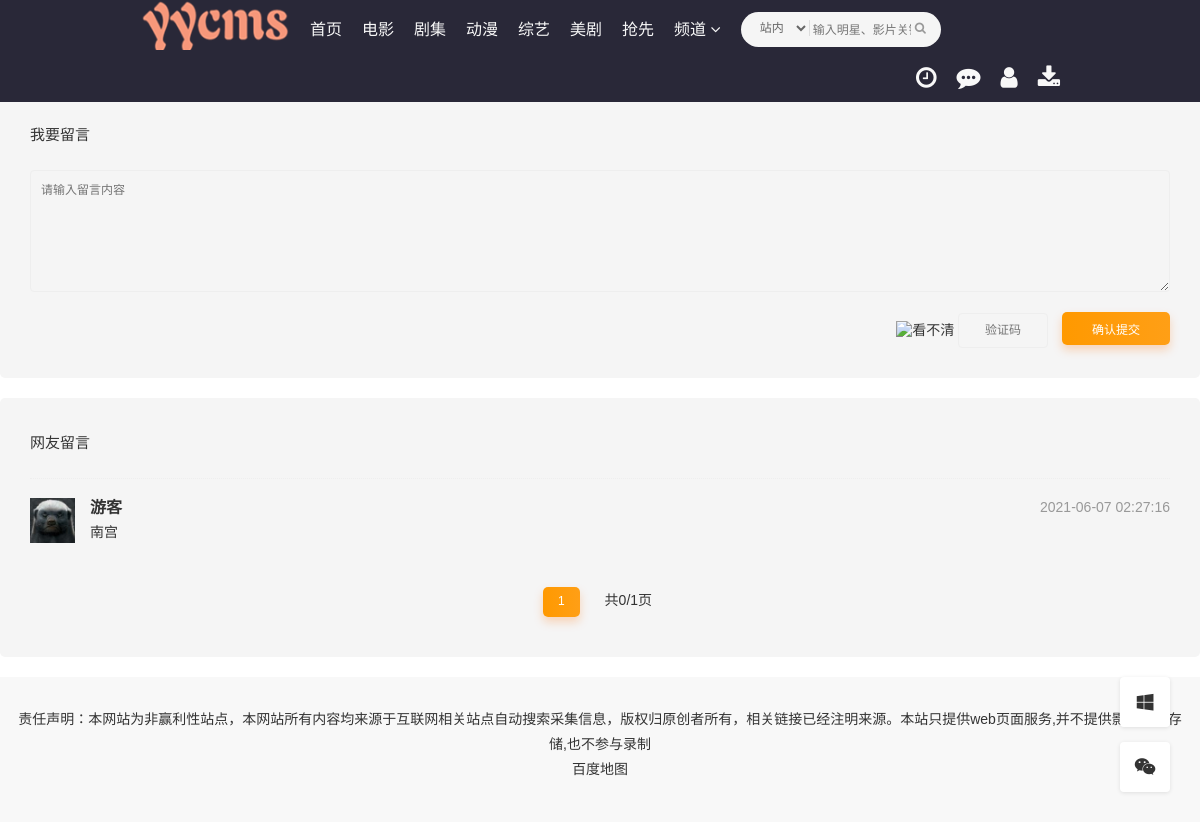
/gbook.php, run on the app's committed database.
### tables this page shows
CREATE TABLE `yycms_ly` (
  `ly_id` int(11) NOT NULL AUTO_INCREMENT,
  `ly_name` varchar(10) DEFAULT NULL,
  `ly_nr` text,
  `ly_time` datetime DEFAULT NULL,
  `ly_hf` text,
  `ly_sh` smallint(6) DEFAULT NULL,
  PRIMARY KEY (`ly_id`)
);

CREATE TABLE `yycms_pintai` (
  `id` int(11) NOT NULL AUTO_INCREMENT,
  `a_bt` varchar(50) DEFAULT NULL,
  `a_name` varchar(80) DEFAULT NULL,
  `a_url` varchar(80) DEFAULT NULL,
  `a_keywords` varchar(80) DEFAULT NULL,
  `a_description` varchar(250) DEFAULT NULL,
  `a_bfqgg` varchar(5) DEFAULT NULL,
  `a_jzt` varchar(250) DEFAULT NULL,
  `a_hckg` smallint(6) DEFAULT NULL,
  `a_dbdh` varchar(5) DEFAULT NULL,
  `a_dst` varchar(250) DEFAULT NULL,
  `a_dylb` varchar(5) DEFAULT NULL,
  `a_hcsj` varchar(10) DEFAULT NULL,
  `a_logo` varchar(250) DEFAULT NULL,
  `a_fhkg` smallint(6) DEFAULT NULL,
  `a_mrjx` varchar(50) DEFAULT NULL,
  `a_jxjk` text,
  `a_zyjk` text,
  `a_ggkg` varchar(2) DEFAULT NULL,
  `a_gg` text,
  `a_qqsp` text,
  `a_tj` text,
  `a_bq` text,
  `a_mb` varchar(10) DEFAULT NULL,
  `a_uare` varchar(10) DEFAULT NULL,
  `a_pass` varchar(10) DEFAULT NULL,
  `gg_gg1` text,
  `gg_gg2` text,
  `gg_gg3` text,
  `gg_gg4` text,
  `gg_gg5` text,
  `gg_gg6` text,
  `gg_gg7` text,
  `gg_gg8` text,
  `gg_gg9` text,
  `gg_gg10` text,
  `gg_gg11` text,
  `zf_kg` varchar(5) DEFAULT NULL,
  `zf_user` varchar(10) DEFAULT NULL,
  `zf_pass` varchar(150) DEFAULT NULL,
  `zf_pay` text,
  `a_user_user` varchar(20) DEFAULT NULL,
  `a_user_pass` varchar(20) DEFAULT NULL,
  `a_sfkg` varchar(10) DEFAULT NULL,
  `a_wximg` varchar(255) DEFAULT NULL,
  `s_bftitle` text,
  `s_bfkeywords` text,
  `s_bfdescription` text,
  `a_kg1` varchar(5) DEFAULT NULL,
  `a_kg2` varchar(5) DEFAULT NULL,
  `a_kg3` varchar(5) DEFAULT NULL,
  `a_kg4` varchar(5) DEFAULT NULL,
  `a_kg5` varchar(5) DEFAULT NULL,
  `a_ylcs1` varchar(255) DEFAULT NULL,
  `a_ylcs2` varchar(255) DEFAULT NULL,
  `a_baidu` varchar(255) DEFAULT NULL,
  `a_xzh` varchar(255) DEFAULT NULL,
  `a_gjcpb` text,
  `a_gjcth` text,
  `a_mjgjc` text,
  `a_zdyurl` text,
  `a_mjlm` text,
  PRIMARY KEY (`id`)
);

### templets/yycms/gbook.php (the view, shortened to what the rows shown need)
<!doctype html>
<html>
<head>
<?php
include 'head.php';
?>
</head>
<body class="yycmsys">
<div class="container min">
    <div class="row">
    	<div class="myui-panel myui-panel-bg clearfix">
    		<div class="myui-panel-box clearfix">
    			<div class="myui-panel_bd col-pd">
<?php
$vodqxk = $mysqli->select1(0, 3, '*', 'yycms_ly', 'where ly_sh=1 order by ly_id desc');
$pager = page_handle('page',15,$vodqxk['count']);
$vodqxk2 = $mysqli->select1(0, 4, '*', 'yycms_ly', 'where ly_sh=1 order by ly_id desc limit '.$pager[0].','.$pager[1].'');
foreach ($vodqxk2 as $row) {?>
    				    <div class="styu-message__list top-line-dot clearfix">
    					<div class="avatar">
    					<a><img class="face" src="/img/g.jpg" width="45" height="45" /></a>
    					</div>
    					<div class="data">
    						<span class="text-muted pull-right"><?php echo $row['ly_time'] ?></span>
    						<h5 class="name"><a class="font-bold"><?php echo $row['ly_name'] ?></a></h5>
    						<p class="content"><?php echo $row['ly_nr'] ?></p>
						</div>
    				</div>
<?php } ?>
    			</div>
    		</div>
	    </div>
    </div>
</div>
<?php
include 'footer.php';
?>
</body>
</html>

### templets/yycms/footer.php (shortened to what the rows shown need)
	<div class="myui-foot clearfix">
	<div class="container min">
		<div class="row">
			<div class="col-pd text-center">
				<p><?php echo $yycms_a_bq;?><br><a class="fed-font-xiv" href="/baidu.xml" target="_blank">百度地图</a></p>
			</div>
		</div>
	</div>
</div>

### data on the page
yycms_ly: ly_time "2021-06-07 02:27:16", ly_name "游客", ly_nr "南宫"
yycms_pintai: a_bq "责任声明：本网站为非赢利性站点，本网站所有内容均来源于互联网相关站点自动搜索采集信息，版权归原创者所有，相关链接已经注明来源。本站只提供web页面服务,并不提供影片资源存储,也不参与录制"

### other printed values
$page "0"
$pager[2] "1"
